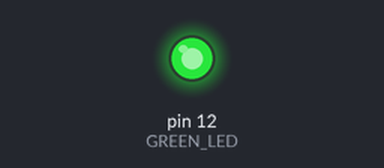
The sketch below on a simulated Arduino Uno, built with avr-gcc and run on an emulated ATmega328P. Parts: output pins drawn as LEDs (lit = HIGH).

Above: at 0.5 s.
At 15.0 s:
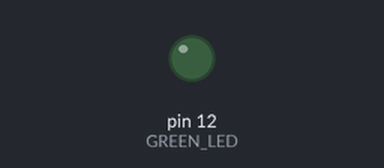
Timing chart, 0 to 27.3 s (numbered marks = the images above):
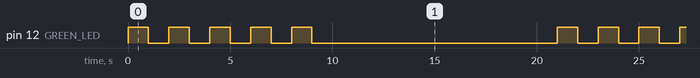

The sketch:

sketch_jul25a.ino
```cpp
#define GREEN_LED 12
#define RED_LED 11


void setup() {
  // put your setup code here, to run once:
  pinMode(GREEN_LED, OUTPUT);
}

void loop() {
  // put your main code here, to run repeatedly:
  digitalWrite(GREEN_LED, HIGH);
  delay(1000);
  digitalWrite(GREEN_LED, LOW);
  delay(1000);

  digitalWrite(GREEN_LED, HIGH);
  delay(1000);
  digitalWrite(GREEN_LED, LOW);
  delay(1000);

  digitalWrite(GREEN_LED, HIGH);
  delay(1000);
  digitalWrite(GREEN_LED, LOW);
  delay(1000);

  digitalWrite(GREEN_LED, HIGH);
  delay(1000);
  digitalWrite(GREEN_LED, LOW);
  delay(1000);

  digitalWrite(GREEN_LED, HIGH);
  delay(1000);
  digitalWrite(GREEN_LED, LOW);
  delay(1000);

  digitalWrite(RED_LED, HIGH);
  delay(10000);
  digitalWrite(RED_LED, LOW);
  delay(1000);
}
```

Measured:
- by itself, pin 12 (GREEN_LED): repeats every 21.0 s: 4 × (LOW 1.0 s, HIGH 1.0 s), LOW 12.0 s, HIGH 1.0 s
- by itself, everything shown: repeats every 21.0 s, in 10 steps
